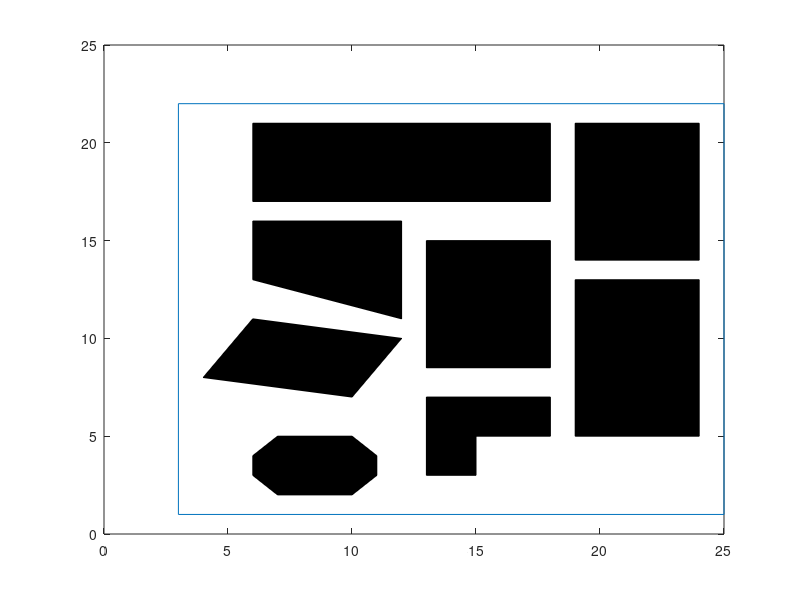

Source code (MATLAB):
function map =map_definition()

map.Npoly=9; %Define number of polygons

 map.poly{1}=[13,3; 15,3; 15,7; 13,7; 13,3];
 

 map.poly{2}=[6,3; 7,2; 10,2; 11,3; 11,4; 10,5; 7,5; 6,4; 6,3];
 
 map.poly{3}=[4,8; 10,7; 12,10; 6,11; 4,8];


 map.poly{4}=[15,5; 18,5; 18,7; 15,7; 15,5];

 map.poly{5}=[6,13; 6,16; 12,16; 12,11; 6,13];

 map.poly{6}=[13,8.5; 13,15; 18,15; 18,8.5; 13,8.5];

 map.poly{7}=[6,17; 6,21; 18,21; 18,17; 6,17];

 map.poly{8}=[19,5; 19,13; 24,13; 24,5; 19,5];

 map.poly{9}=[19,14; 19,21; 24,21; 24,14; 19,14];

 % merge vertices of all obstacle
obsx=map.poly{1}(:,1).';
obsy=map.poly{1}(:,2).';
for i=2:map.Npoly
    obsx=[obsx NaN map.poly{i}(:,1).'];
    obsy=[obsy NaN map.poly{i}(:,2).'];
end
map.obsx=obsx;
map.obsy=obsy; 


%Define map range
map.xrange=[3 25];
map.yrange=[1 22];


%Plot map
figure;
plot([3 25 25 3 3],[1 1 22 22 1]);
hold on

% Fill polygons
peachpuff = [255,218,185] /255;
for i=1:map.Npoly    
    fill(map.poly{i}(:,1),map.poly{i}(:,2),'k');
end


    